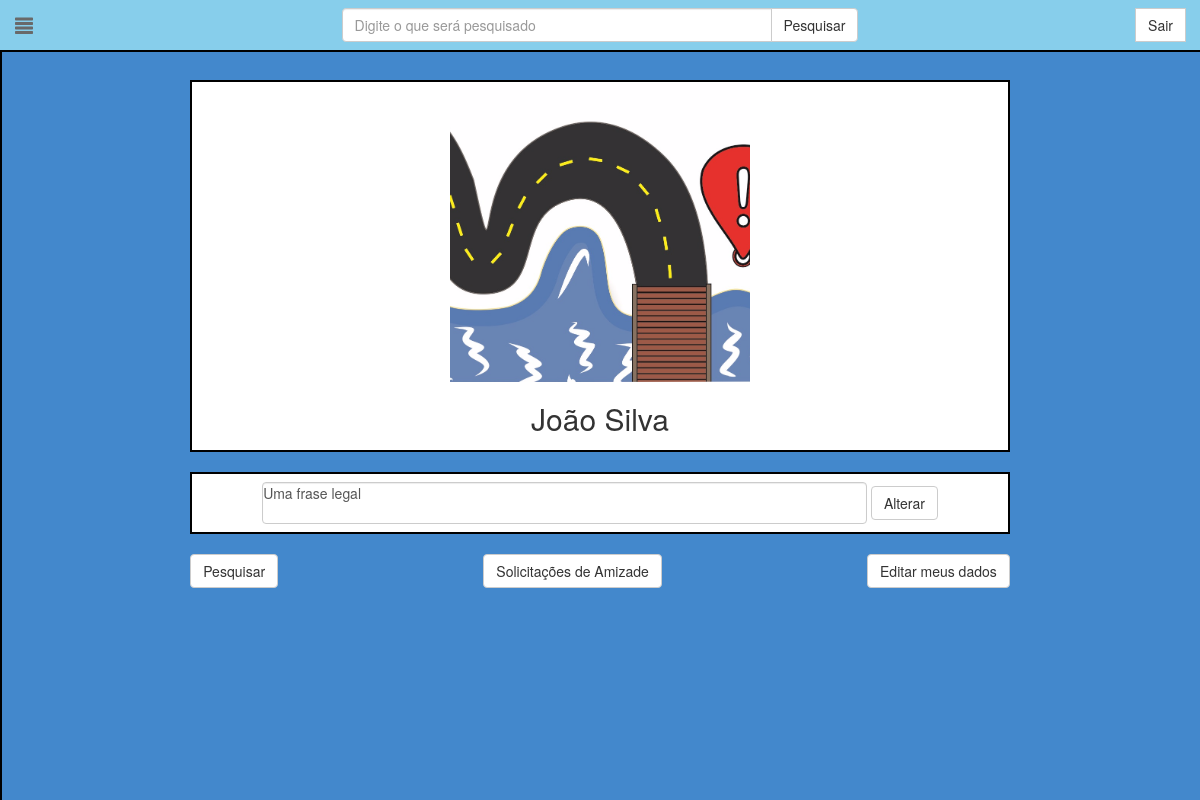
/perfil/4/ (signed in), run on an earlier commit of the app's database.
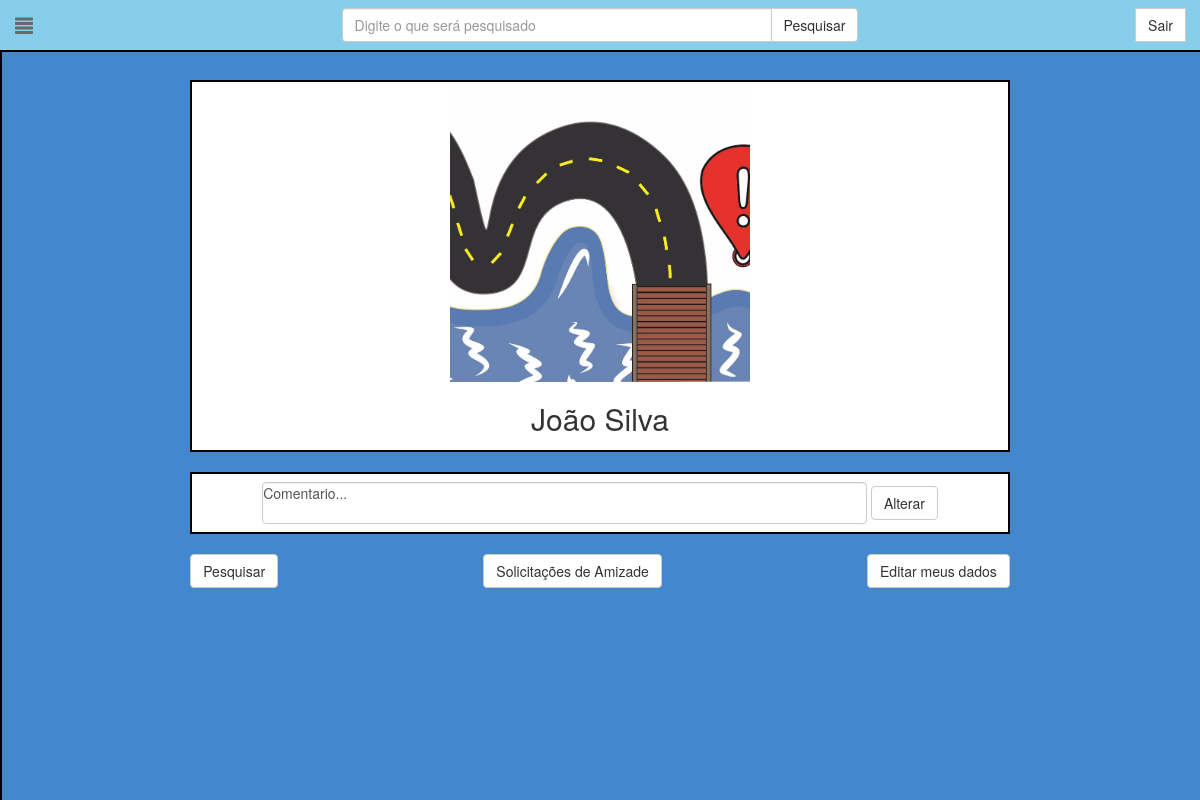
And on a later commit of the database.
### MapFindIt/models.py (models this page shows, shortened)
class Usuario(models.Model):
    idusuario = models.AutoField(db_column='idUsuario', primary_key=True)  # Field name made lowercase.
    primnomeusuario = models.CharField(db_column='primNomeUsuario', max_length=25)  # Field name made lowercase.
    emailusuario = models.CharField(db_column='emailUsuario', max_length=50)  # Field name made lowercase.
    senhausuario = models.CharField(db_column='senhaUsuario', max_length=32)  # Field name made lowercase.
    datanascimento = models.DateField(db_column='dataNascimento')  # Field name made lowercase.
    idtsexo = models.CharField(db_column='idtSexo', max_length=1)  # Field name made lowercase.
    ultnomeusuario = models.CharField(db_column='ultNomeUsuario', max_length=50)  # Field name made lowercase.
    txtfrase = models.CharField(db_column="txtFrase", max_length=100, default="No que você está pensando?") #Field name made lowercase
    foto = models.ImageField(upload_to='MapFindIt/static/MapFindIt/imagemUsers/', null=True, blank=True)
    class Meta:
        db_table = 'usuario'

### MapFindIt/views.py (the view)
# urls.py: url(r'^perfil/(?P<idusuario>[0-9]+)/$', views.perfil, name="perfil"),
def perfil(request, idusuario):
	if request.method=="POST" and request.POST.__contains__('primNome'): #Usuario alterou um dos dados de cadastro
		usuarioFull=get_object_or_404(Usuario, idusuario=request.session.get('usuarioLogado'))
		usuarioFull.datanascimento=datetime.datetime.strptime(request.POST.get('nascimento'), "%d/%m/%Y").strftime("%Y-%m-%d")
		usuarioFull.primnomeusuario=request.POST.get('primNome')
		usuarioFull.ultnomeusuario=request.POST.get('ultimoNome')
		usuarioFull.idtsexo=request.POST.get('gender')[:1]
		usuarioFull.save()
		usuario = get_object_or_404(Usuario, idusuario=idusuario)
		amigos=Amizade.objects.filter(idusuario1=idusuario).filter(idusuario2=request.session.get('usuarioLogado')).exists()
		return render(request, 'MapFindIt/perfil.html', {'usuario': usuarioFull, 'idPag': usuario, 'amigos':amigos})
	else:
	  if request.method=="GET" and request.GET.__contains__('fraseUsuario'): #Se a frase do usuario foi alterada
		  usuarioFull=get_object_or_404(Usuario, idusuario=request.session.get('usuarioLogado'))
		  usuarioFull.txtfrase=request.GET.get('fraseUsuario')
		  usuarioFull.save()
		  usuario = get_object_or_404(Usuario, idusuario=idusuario)
		  amigos=Amizade.objects.filter(idusuario1=idusuario).filter(idusuario2=request.session.get('usuarioLogado')).exists()
		  return render(request, 'MapFindIt/perfil.html', {'usuario': usuarioFull, 'idPag': usuario, 'amigos':amigos})
	  else:
		  if request.method=="POST" and request.POST.__contains__('senhaAtual'): #Se a senha do usuario foi alterada
			  usuarioFull=get_object_or_404(Usuario, idusuario=request.session.get('usuarioLogado'))
			  usuarioFull.senhausuario=hashlib.md5((request.POST.get('password')+'cockles').encode()).hexdigest()
			  usuarioFull.save()
			  usuario = get_object_or_404(Usuario, idusuario=idusuario)
			  amigos=Amizade.objects.filter(idusuario1=idusuario).filter(idusuario2=request.session.get('usuarioLogado')).exists()
			  return render(request, 'MapFindIt/perfil.html', {'usuario': usuarioFull, 'idPag': usuario, 'amigos':amigos})
		  else:
			  if request.method=="POST" and request.POST.__contains__('blob'): #A foto do usuario foi alterada
				  blobStr=request.POST.get('blob')
				  format, imgstr = blobStr.split(';base64,')
				  ext = format.split('/')[-1]
				  if os.path.exists("MapFindIt/static/MapFindIt/imagemUsers/"+str(request.session.get('usuarioLogado'))+"."+ext):
					  os.remove("MapFindIt/static/MapFindIt/imagemUsers/"+str(request.session.get('usuarioLogado'))+"."+ext)
				  data = ContentFile(base64.b64decode(imgstr), name=str(request.session.get('usuarioLogado')) + "." + ext)
				  usuarioFull=get_object_or_404(Usuario, idusuario=request.session.get('usuarioLogado'))
				  usuarioFull.foto=data
				  usuarioFull.save()
				  usuario = get_object_or_404(Usuario, idusuario=idusuario)
				  amigos=Amizade.objects.filter(idusuario1=idusuario).filter(idusuario2=request.session.get('usuarioLogado')).exists()
				  return render(request, 'MapFindIt/perfil.html', {'usuario': usuarioFull, 'idPag': usuario, 'amigos':amigos})
			  else: #Request padrão da pagina
				  usuario = get_object_or_404(Usuario, idusuario=idusuario)
				  usuarioFull=get_object_or_404(Usuario, idusuario=request.session.get('usuarioLogado'))
				  amigos=Amizade.objects.filter(idusuario1=idusuario).filter(idusuario2=request.session.get('usuarioLogado')).exists()
				  return render(request, 'MapFindIt/perfil.html', {'usuario': usuarioFull, 'idPag': usuario, 'amigos':amigos})

### MapFindIt/templates/MapFindIt/perfil.html (shortened to what this page needs)
<!DOCTYPE html>
{% load static %}
{% static "" as baseUrl %}
<html lang="pt-br">
  <head>
    <link href="{% static "MapFindIt/css/bootstrap.min.css" %}" rel="stylesheet">
    <link  href="{% static "MapFindIt/css/cropper.min.css" %}" rel="stylesheet">
    <link href="{% static "MapFindIt/css/postagem.css"%}" rel="stylesheet">
    <link href="{% static "MapFindIt/css/perfil.css"%}" rel="stylesheet">
  </head>
  <body>
    {% include "./menu.html" with user=usuario %}
        <div class="row">
          <div class="col-md-8 col-md-offset-2 white" >
            <div class="center">
              {% if usuario.foto %}
                 <img id="img" style="display:block; margin:auto;width:300px;height:300px" class="img-responsive" src="{{baseUrl}}MapFindIt/ImagemUsers/{{idPag.idusuario}}.png"></img>
              {% else %}
                 <img id="img" class="img-responsive" style="width:20%;display:block;margin:auto;" src="{% static "MapFindIt/img/default_user.png" %}"></img>
              {% endif %}
              <label for="imagemUser"><h2>{{idPag.primnomeusuario}} {{idPag.ultnomeusuario}}</h2></label>
            </div>
          </div>
        </div>
        <br>
        <div class="row">
          <div class="col-md-8 col-md-offset-2 white">
            <div class="center">
              {% if usuario.idusuario != idPag.idusuario %}
                <p>{{idPag.txtfrase}}</p>
              {% else %}
                <form class="navbar-form" method="GET">
                  <textarea style="width: 80%; border: 1; padding: 0; margin: 0; resize: none;" name="fraseUsuario" class="form-control" rows="2" id="fraseUsuario">{{idPag.txtfrase}}</textarea>
                  <button type="submit" class="btn btn-default">Alterar</button>
                </form>
              {% endif %}
            </div>
          </div>
        </div>
        <br>
        {% if usuario.idusuario == idPag.idusuario %}
          <div class="row" style="display: flex; justify-content: space-between">
            <button type="button" class="btn btn-default">Pesquisar</button>
            <button type="button" class="btn btn-default">Solicitações de Amizade</button>
            <button type="button" class="btn btn-default" href="#modal-editar" data-toggle="modal">Editar meus dados</button>
          </div>
          <br>
        {% endif %}
    </div>
  </body>
</html>

### MapFindIt/templates/MapFindIt/menu.html (shortened to what this page needs)
{% load static %}
  <nav class="navbar navbar-inverse navbar-fixed-top" role="navigation" style="background:skyblue;">
      <div class="container-fluid">
      <div class="navbar-left">
          <a class="navbar-brand" href="#menu-toggle" id="menu-toggle"><span id="menu-icon" class="glyphicon glyphicon-align-justify" aria-hidden="true"></span></a>
        </div>
        <div id="navbar" class="nav">
          <form class="navbar-form navbar-right" id="navBarSair">
            <div class="input-group">
              <div class="input-group-btn">
                 <button type="button" class="btn btn-default">Sair</button>
              </div>
            </div>
          </form>
          <form class="navbar-form navbar-center" id="navBarSearchForm"  method="GET">
            <div class="input-group">
    					<input type="text" class="form-control" placeholder="Digite o que será pesquisado" id="pesquisa" name="pesquisa" value="">
              <div class="input-group-btn">
            	   <button type="submit" class="btn btn-default">Pesquisar</button>
              </div>
  				  </div>
          </form>
        </div>
      </div>
    </nav>
    <div id="wrapper" class="toggled">
      <div class="container-fluid">
        <div id="sidebar-wrapper">
          <ul class="sidebar-nav">
        	   <li class="sidebar-brand">
               <br>
             </li>
             <li class="sidebar-brand">
               <div class="row">
               </div>
             </li>
             <li>
               <br><br><br><br>
               <div class="row">
                </div>
             </li>
             <li>
               <br>
               <div class="row">
                </div>
             </li>
          </ul>
        </div>
      </div>-->
    <br><br><br><br>

### MapFindIt/static/MapFindIt/css/postagem.css (style rules this page uses)
.white { background: white; border: 2px solid black; }
.center { text-align:center; }

### MapFindIt/static/MapFindIt/css/perfil.css (style rules this page uses)
body { background:#4388CC; }
.navbar { border-bottom: 2px solid black; }
.nav { border-color: skyblue; }
#wrapper { padding-left: 0; -webkit-transition: all 0.5s ease; -moz-transition: all 0.5s ease; -o-transition: all 0.5s ease; transition: all 0.5s ease; }
#wrapper.toggled { padding-left: 250px; }
#sidebar-wrapper { position: fixed; left: 250px; z-index: 1000; overflow-y: auto; margin-left: -250px; width: 0; height: 100%; background: skyblue; -webkit-transition: all 0.5s ease; -moz-transition: all 0.5s ease; -o-transition: all 0.5s ease; transition: all 0.5s ease; border-right: 2px solid black; }
#wrapper.toggled #sidebar-wrapper { width: 250px; }
.center { text-align:center; }
.sidebar-nav { position: absolute; top: 0; margin: 0; padding: 0; width: 250px; list-style: none; }
.sidebar-nav li { text-indent: 20px; line-height: 40px; }
.sidebar-nav > .sidebar-brand { height: 65px; font-size: 18px; line-height: 60px; }
.navbar-center { position: absolute; width: 100%; left: 0; text-align: center; margin:10 auto; }
#menu-icon { z-index: 3; }
#menu-toggle { z-index: 3; }
@media (min-width: 768px) { #wrapper { padding-left: 250px; } }
@media (min-width: 768px) { #wrapper.toggled { padding-left: 0; } }
@media (min-width: 768px) { #sidebar-wrapper { width: 350px; } }
@media (min-width: 768px) { #wrapper.toggled #sidebar-wrapper { width: 0; } }
.glyphicon { color: dimgray; }
#navBarSearchForm input[type=text] { width:430px !important; }

What changed in the data, as far as the page shows it:
changed Usuario "João": fraseUsuario "Uma frase legal" → "Comentario..."
